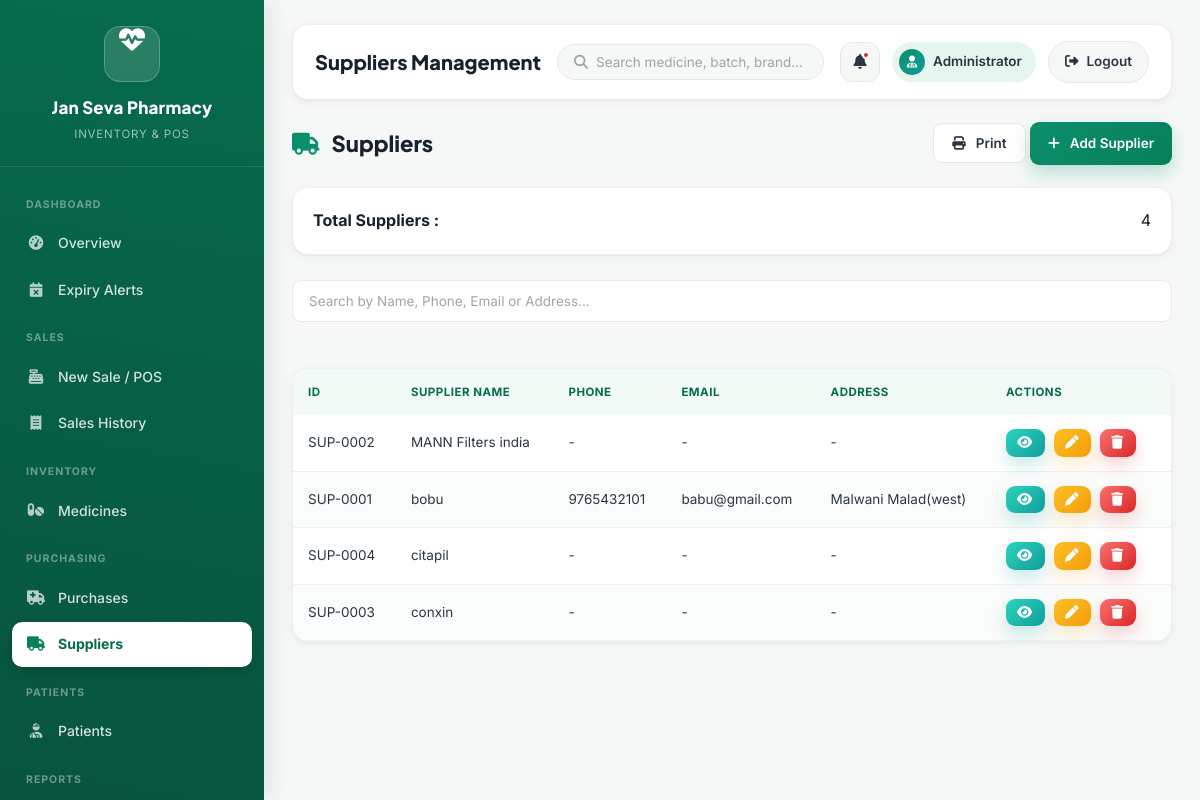
The page /suppliers (signed in) on the database its author committed.
### app.py (models this page shows)
class Supplier(db.Model):
    id = db.Column(db.Integer, primary_key=True)
    name = db.Column(db.String(100))
    phone = db.Column(db.String(20))
    email = db.Column(db.String(100))
    address = db.Column(db.Text)

### app.py (the view, shortened to what this page needs)
@app.route("/suppliers")
@login_required
def suppliers():
    search = request.args.get("q", "").strip()
    query = Supplier.query
    supplier_list = query.order_by(
        Supplier.name.asc()
    ).all()
    return render_template(
        "suppliers.html",
        suppliers=supplier_list,
        search=search
    )

### app.py (called while the page is built)
def login_required(f):
    @wraps(f)
    def decorated(*args, **kwargs):
        if "user_id" not in session:
            flash("Please login first.", "warning")
            return redirect(url_for("login"))
        return f(*args, **kwargs)
    return decorated

### templates/suppliers.html (shortened to what this page needs)
{% extends "base.html" %}
{% block page_title %}Suppliers Management{% endblock %}
{% block content %}
<div class="page-header">
    <h2>
        <i class="fa-solid fa-truck"></i>
        Suppliers
    </h2>
    <div>
        <button
            class="btn btn-secondary"
            onclick="window.print()">
            <i class="fa-solid fa-print"></i>
            Print
        </button>
        <a href="{{ url_for('add_supplier') }}"
           class="btn btn-primary">
            <i class="fa-solid fa-plus"></i>
            Add Supplier
        </a>
    </div>
</div>
<div class="card">
    <strong>
        Total Suppliers :
    </strong>
    {{ suppliers|length }}
</div>
<br>
<div class="search-box">
    <input
        type="text"
        id="searchSupplier"
        placeholder="Search by Name, Phone, Email or Address..."
        onkeyup="searchTable()">
</div>
<br>
<div class="table-container">
<table class="table" id="supplierTable">
    <thead>
        <tr>
            <th>ID</th>
            <th>Supplier Name</th>
            <th>Phone</th>
            <th>Email</th>
            <th>Address</th>
            <th width="180">
                Actions
            </th>
        </tr>
    </thead>
    <tbody>
    {% if suppliers %}
        {% for supplier in suppliers %}
        <tr>
            <td>
                SUP-{{ "%04d"|format(supplier.id) }}
            </td>
            <td>
                {{ supplier.name }}
            </td>
            <td>
                {{ supplier.phone or "-" }}
            </td>
            <td>
                {{ supplier.email or "-" }}
            </td>
            <td>
                {{ supplier.address or "-" }}
            </td>
            <td>
                <a href="{{ url_for('supplier_details', id=supplier.id) }}"
                   class="btn btn-info"
                   title="View Details">
                    <i class="fa-solid fa-eye"></i>
                </a>
                <a href="{{ url_for('edit_supplier', id=supplier.id) }}"
                   class="btn btn-warning"
                   title="Edit Supplier">
                    <i class="fa-solid fa-pen"></i>
                </a>
                <a href="{{ url_for('delete_supplier', id=supplier.id) }}"
                   class="btn btn-danger"
                   title="Delete Supplier"
                   onclick="return confirmDelete('Delete this supplier?')">
                    <i class="fa-solid fa-trash"></i>
                </a>
            </td>
        </tr>
        {% endfor %}
    {% endif %}
    </tbody>
</table>
</div>
{% endblock %}

### static/css/style.css (style rules this page uses)
:root { --primary:#0B8F6A; --primary-dark:#087F5B; --primary-darker:#066B4C; --primary-light:#E5F6EF; --primary-lighter:#F2FAF6; --secondary:#0F9D9A; --secondary-dark:#0C817E; --secondary-light:#E3F7F6; --bg:#F6F8F7; --white:#FFFFFF; --ink:#17212B; --ink-soft:#2A3642; --muted:#6B7280; --muted-light:#9AA5B1; --border:#E5E7EB; --border-soft:#EEF1F0; --success:#16A34A; --success-bg:#E7F7EC; --success-text:#0F7A34; --warning:#F59E0B; --warning-bg:#FEF3DD; --warning-text:#93630A; --danger:#DC2626; --danger-bg:#FDEBEB; --danger-text:#B31E1E; --info:#0F9D9A; --info-bg:#E3F7F6; --info-text:#0C817E; --purple:#7C3AED; --purple-bg:#EFE6FE; --purple-text:#6423C7; --teal:#0D9488; --teal-bg:#DEF5F2; --teal-text:#0A7A70; --orange:#F97316; --orange-bg:#FFEADB; --orange-text:#C2570D; --brown:#92400E; --brown-bg:#F3E5D8; --brown-text:#7A350C; --radius-lg:16px; --radius-md:12px; --radius-sm:9px; --radius-xs:7px; --shadow-card:0 2px 10px rgba(17,34,28,.05), 0 1px 2px rgba(17,34,28,.04); --shadow-card-hover:0 16px 32px rgba(11,143,106,.14); --shadow-pop:0 24px 55px rgba(6,40,30,.35); --shadow-header:0 1px 0 rgba(17,34,28,.06); --font-heading:'Plus Jakarta Sans', sans-serif; --font-body:'Inter', sans-serif; }
* { margin:0; padding:0; box-sizing:border-box; font-family:var(--font-body); }
* { transition: background .18s ease, color .18s ease, border-color .18s ease, box-shadow .18s ease, transform .18s ease; }
html { scroll-behavior:smooth; }
body { background:var(--bg); color:var(--ink); line-height:1.6; -webkit-font-smoothing:antialiased; }
h1,h2,h3,h4,h5 { font-family:var(--font-heading); color:var(--ink); }
a { text-decoration:none; }
button, input, select, textarea { font-family:var(--font-body); }
button { cursor:pointer; }
input::placeholder, textarea::placeholder { color:#9AA7A2; }
.page-header { display:flex; justify-content:space-between; align-items:center; flex-wrap:wrap; gap:15px; margin-bottom:22px; }
.page-header h2 { font-size:22px; font-weight:800; color:var(--ink); }
.page-header h2 i { color:var(--primary); margin-right:8px; }
.card { background:var(--white); border-radius:var(--radius-lg); padding:20px; display:flex; justify-content:space-between; align-items:center; box-shadow:var(--shadow-card); border:1px solid var(--border-soft); animation:fadeIn .35s ease; }
.btn { display:inline-flex; align-items:center; justify-content:center; gap:8px; padding:11px 18px; border:none; border-radius:var(--radius-sm); text-decoration:none; color:#ffffff; font-size:13.5px; font-weight:600; cursor:pointer; }
.btn i { margin-right:2px; }
.btn-primary { background:linear-gradient(135deg,var(--primary),var(--primary-dark)); box-shadow:0 8px 18px rgba(11,143,106,.25); }
.btn-warning { background:linear-gradient(135deg,#FBBF24,var(--warning)); color:#ffffff; box-shadow:0 8px 18px rgba(245,158,11,.22); }
.btn-danger { background:linear-gradient(135deg,#F87171,var(--danger)); box-shadow:0 8px 18px rgba(220,38,38,.2); }
.btn-info { background:linear-gradient(135deg,#2DD4BF,var(--secondary)); box-shadow:0 8px 18px rgba(15,157,154,.22); }
.btn-secondary { background:#ffffff; color:var(--ink-soft); border:1.5px solid var(--border); box-shadow:none; }
.search-box { margin-bottom:20px; }
.search-box input, .search-input { width:100%; padding:12px 16px; border:1.5px solid var(--border); background:var(--white); border-radius:var(--radius-sm); outline:none; font-size:13.5px; }
.table-container { background:var(--white); border-radius:var(--radius-lg); overflow-x:auto; box-shadow:var(--shadow-card); border:1px solid var(--border-soft); animation:fadeIn .4s ease; }
.table { width:100%; border-collapse:collapse; }
.table thead { background:var(--primary-lighter); color:var(--primary-darker); }
.table th { padding:14px 15px; text-align:left; font-weight:700; font-size:11.5px; text-transform:uppercase; letter-spacing:.5px; white-space:nowrap; }
.table td { padding:14px 15px; border-bottom:1px solid var(--border-soft); vertical-align:middle; font-size:13.5px; color:var(--ink-soft); }
.table tbody tr { background:#ffffff; }
.table tbody tr:nth-child(even) { background:#FAFCFB; }
.table .btn { padding:7px 11px; margin-right:5px; }
.table .btn:last-child { margin-right:0; }

### rows shown on the page
Supplier: id "0002", name "MANN Filters india", phone "-", email "-", address "-"
Supplier: id "0001", name "bobu", phone "9765432101", email "babu@gmail.com", address "Malwani Malad(west)"
Supplier: id "0004", name "citapil", phone "-", email "-", address "-"
Supplier: id "0003", name "conxin", phone "-", email "-", address "-"

### other values the page prints
{{ session.get('name', 'Administrator') }} "Administrator"
{{ suppliers|length }} "4"
